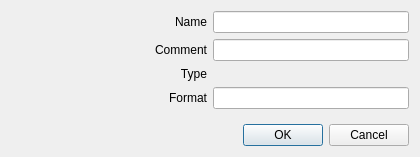
<?xml version="1.0" encoding="UTF-8"?>
<ui version="4.0">
 <class>AWDateTimeFormatter</class>
 <widget class="QDialog" name="AWDateTimeFormatter">
  <property name="geometry">
   <rect>
    <x>0</x>
    <y>0</y>
    <width>420</width>
    <height>157</height>
   </rect>
  </property>
  <property name="windowTitle">
   <string>Configuration</string>
  </property>
  <layout class="QVBoxLayout" name="verticalLayout">
   <item>
    <layout class="QHBoxLayout" name="layout_name">
     <item>
      <widget class="QLabel" name="label_name">
       <property name="sizePolicy">
        <sizepolicy hsizetype="Expanding" vsizetype="Preferred">
         <horstretch>0</horstretch>
         <verstretch>0</verstretch>
        </sizepolicy>
       </property>
       <property name="text">
        <string>Name</string>
       </property>
       <property name="alignment">
        <set>Qt::AlignRight|Qt::AlignTrailing|Qt::AlignVCenter</set>
       </property>
      </widget>
     </item>
     <item>
      <widget class="QLineEdit" name="lineEdit_name"/>
     </item>
    </layout>
   </item>
   <item>
    <layout class="QHBoxLayout" name="layout_comment">
     <item>
      <widget class="QLabel" name="label_comment">
       <property name="sizePolicy">
        <sizepolicy hsizetype="Expanding" vsizetype="Preferred">
         <horstretch>0</horstretch>
         <verstretch>0</verstretch>
        </sizepolicy>
       </property>
       <property name="text">
        <string>Comment</string>
       </property>
       <property name="alignment">
        <set>Qt::AlignRight|Qt::AlignTrailing|Qt::AlignVCenter</set>
       </property>
      </widget>
     </item>
     <item>
      <widget class="QLineEdit" name="lineEdit_comment"/>
     </item>
    </layout>
   </item>
   <item>
    <layout class="QHBoxLayout" name="layout_type">
     <item>
      <widget class="QLabel" name="label_type">
       <property name="text">
        <string>Type</string>
       </property>
       <property name="alignment">
        <set>Qt::AlignRight|Qt::AlignTrailing|Qt::AlignVCenter</set>
       </property>
      </widget>
     </item>
     <item>
      <widget class="QLabel" name="label_typeValue">
       <property name="text">
        <string/>
       </property>
      </widget>
     </item>
    </layout>
   </item>
   <item>
    <layout class="QHBoxLayout" name="layout_format">
     <item>
      <widget class="QLabel" name="label_format">
       <property name="sizePolicy">
        <sizepolicy hsizetype="Expanding" vsizetype="Preferred">
         <horstretch>0</horstretch>
         <verstretch>0</verstretch>
        </sizepolicy>
       </property>
       <property name="text">
        <string>Format</string>
       </property>
       <property name="alignment">
        <set>Qt::AlignRight|Qt::AlignTrailing|Qt::AlignVCenter</set>
       </property>
      </widget>
     </item>
     <item>
      <widget class="QLineEdit" name="lineEdit_format"/>
     </item>
    </layout>
   </item>
   <item>
    <spacer name="verticalSpacer">
     <property name="orientation">
      <enum>Qt::Vertical</enum>
     </property>
     <property name="sizeHint" stdset="0">
      <size>
       <width>20</width>
       <height>40</height>
      </size>
     </property>
    </spacer>
   </item>
   <item>
    <widget class="QDialogButtonBox" name="buttonBox">
     <property name="orientation">
      <enum>Qt::Horizontal</enum>
     </property>
     <property name="standardButtons">
      <set>QDialogButtonBox::Cancel|QDialogButtonBox::Ok</set>
     </property>
    </widget>
   </item>
  </layout>
 </widget>
 <resources/>
 <connections>
  <connection>
   <sender>buttonBox</sender>
   <signal>accepted()</signal>
   <receiver>AWDateTimeFormatter</receiver>
   <slot>accept()</slot>
   <hints>
    <hint type="sourcelabel">
     <x>248</x>
     <y>254</y>
    </hint>
    <hint type="destinationlabel">
     <x>157</x>
     <y>274</y>
    </hint>
   </hints>
  </connection>
  <connection>
   <sender>buttonBox</sender>
   <signal>rejected()</signal>
   <receiver>AWDateTimeFormatter</receiver>
   <slot>reject()</slot>
   <hints>
    <hint type="sourcelabel">
     <x>316</x>
     <y>260</y>
    </hint>
    <hint type="destinationlabel">
     <x>286</x>
     <y>274</y>
    </hint>
   </hints>
  </connection>
 </connections>
</ui>
